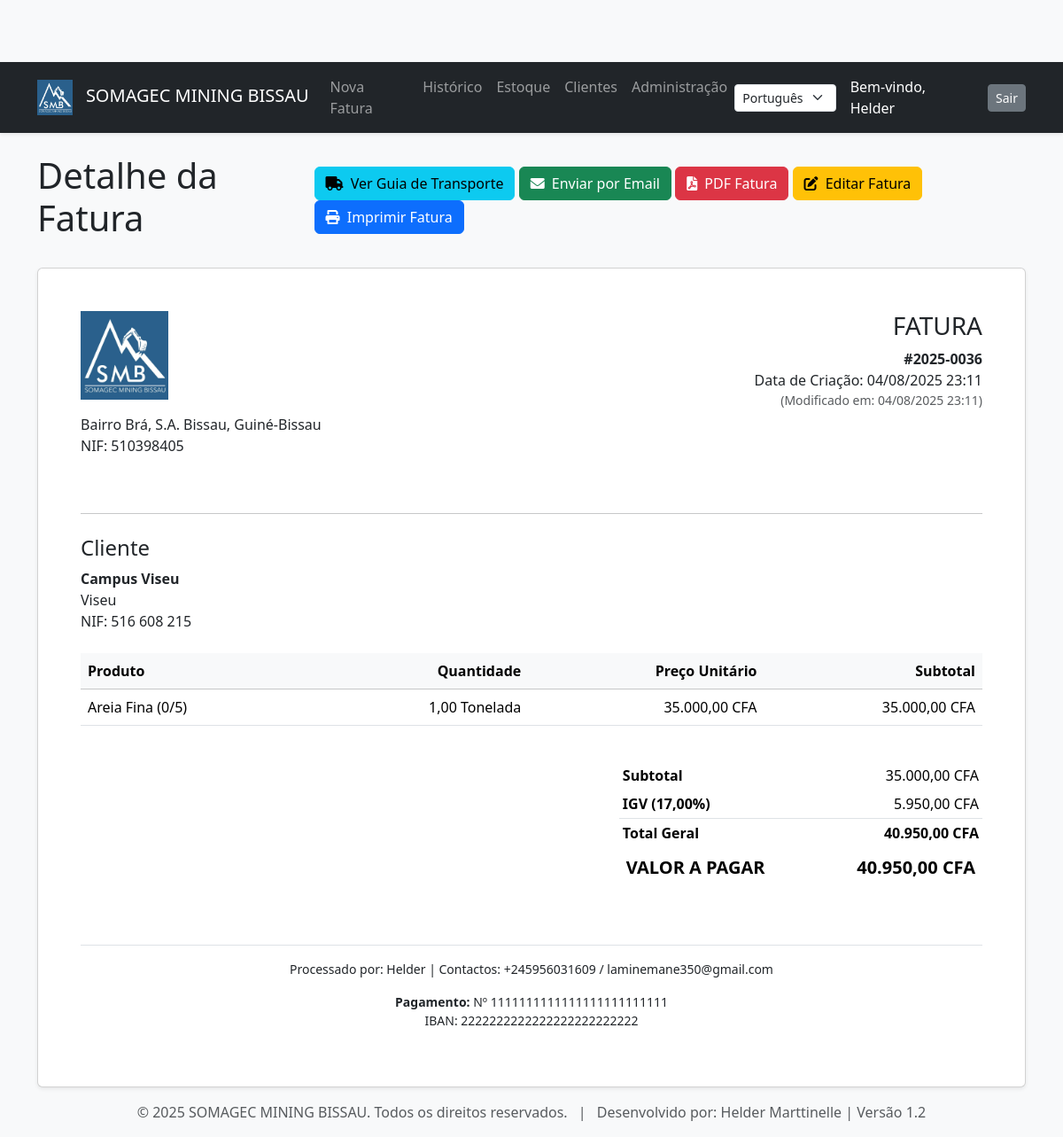
Page /faturas/37/ (signed in) on the committed database.
### stock/models.py (models this page shows, shortened)
class DadosEmpresa(models.Model):
    nome_empresa = models.CharField(_('Nome da Empresa'), max_length=255)
    logotipo = models.ImageField(_('Logotipo'), upload_to='logos/', null=True, blank=True)
    endereco = models.TextField(_('Endereço'))
    nif = models.CharField(_('NIF'), max_length=50)
    telefone = models.CharField(_('Telefone'), max_length=50)
    email = models.EmailField(_('Email'))
    dados_pagamento = models.TextField(_('Dados de Pagamento'), help_text="Ex: IBAN, conta bancária, etc.")
    class Meta:
        verbose_name = _("Dados da Empresa")
        verbose_name_plural = _("Dados da Empresa")

class Fatura(models.Model):
    cliente = models.ForeignKey(Cliente, verbose_name=_('cliente'), on_delete=models.PROTECT)
    utilizador = models.ForeignKey(User, verbose_name=_('Criado por'), on_delete=models.SET_NULL, null=True, blank=True)
    data_emissao = models.DateField(_('data de emissão'), default=timezone.now)
    modificado_por = models.ForeignKey(User, related_name='faturas_modificadas', on_delete=models.SET_NULL, null=True, blank=True, verbose_name=_('Modificado por'))
    numero_fatura = models.CharField(_('número da fatura'), max_length=50, unique=True, blank=True)
    paga = models.BooleanField(_('paga'), default=False)
    taxa_igv = models.DecimalField(_('Taxa IGV (%)'), max_digits=5, decimal_places=2, default=17.00)
    desconto = models.DecimalField(_('desconto (%)'), max_digits=5, decimal_places=2, default=0.00, help_text=_("Percentagem de desconto (ex: 5 para 5%)"))
    adiantamento = models.DecimalField(_('adiantamento (€)'), max_digits=10, decimal_places=2, default=0.00, help_text=_("Valor do adiantamento em euros"))
    criado_em = models.DateTimeField(auto_now_add=True)
    atualizado_em = models.DateTimeField(auto_now=True)
    @property
    def subtotal(self): return sum(item.subtotal for item in self.itens.all()) if self.itens.all() else Decimal('0.00')
    @property
    def valor_desconto(self): return self.subtotal * (self.desconto / Decimal(100))
    @property
    def subtotal_apos_desconto(self): return self.subtotal - self.valor_desconto
    @property
    def valor_igv(self): return self.subtotal_apos_desconto * (self.taxa_igv / Decimal(100))
    @property
    def total_geral(self): return self.subtotal_apos_desconto + self.valor_igv
    @property
    def valor_a_pagar(self): return max(self.total_geral - self.adiantamento, Decimal('0.00'))
    @property
    def foi_modificada(self):
        if not self.criado_em or not self.atualizado_em: return False
        return self.atualizado_em > self.criado_em + timedelta(seconds=1)
    class Meta:
        verbose_name = _("Fatura")
        verbose_name_plural = _("Faturas")

class Cliente(models.Model):
    nome = models.CharField(_('nome'), max_length=200)
    nif = models.CharField(_('NIF/Contribuinte'), max_length=50, blank=True)
    endereco = models.CharField(_('endereço'), max_length=255, blank=True)
    telefone = models.CharField(_('telefone'), max_length=50, blank=True)
    email = models.EmailField(_('email'), blank=True)
    criado_em = models.DateTimeField(auto_now_add=True, null=True)
    atualizado_em = models.DateTimeField(auto_now=True, null=True)
    utilizador = models.ForeignKey(settings.AUTH_USER_MODEL, on_delete=models.SET_NULL, null=True, blank=True, related_name='clientes_criados')
    modificado_por = models.ForeignKey(settings.AUTH_USER_MODEL, on_delete=models.SET_NULL, null=True, blank=True, related_name='clientes_modificados')
    class Meta:
        verbose_name = _("Cliente")
        verbose_name_plural = _("Clientes")

class ItemFatura(models.Model):
    fatura = models.ForeignKey(Fatura, related_name='itens', on_delete=models.CASCADE)
    produto = models.ForeignKey(Produto, verbose_name=_('produto'), on_delete=models.PROTECT)
    quantidade = models.DecimalField(_('quantidade'), max_digits=10, decimal_places=2, null=True, blank=True)
    preco_unitario = models.DecimalField(_('preço unitário'), max_digits=10, decimal_places=2, null=True, blank=True)
    @property
    def subtotal(self): return self.quantidade * self.preco_unitario if self.quantidade and self.preco_unitario else Decimal('0.00')

class Produto(models.Model):
    UNIDADES = [('ton', _('Tonelada')), ('m3', _('Metro Cúbico')), ('un', _('Unidade'))]
    nome = models.CharField(_('nome'), max_length=100)
    calibre = models.CharField(_('calibre'), max_length=50, blank=True)
    descricao = models.TextField(_('descrição'), blank=True)
    unidade_medida = models.CharField(_('unidade de medida'), max_length=3, choices=UNIDADES, default='ton')
    estoque_atual = models.DecimalField(_('estoque atual'), max_digits=10, decimal_places=2, default=0.00)
    preco_por_unidade = models.DecimalField(_('preço por unidade'), max_digits=10, decimal_places=2)
    criado_em = models.DateTimeField(auto_now_add=True, null=True)
    atualizado_em = models.DateTimeField(auto_now=True, null=True)
    utilizador = models.ForeignKey(settings.AUTH_USER_MODEL, on_delete=models.SET_NULL, null=True, blank=True, related_name='produtos_criados')
    modificado_por = models.ForeignKey(settings.AUTH_USER_MODEL, on_delete=models.SET_NULL, null=True, blank=True, related_name='produtos_modificados')
    class Meta:
        verbose_name = _("Produto")
        verbose_name_plural = _("Produtos")

### stock/views.py (the view)
# urls.py: path('faturas/<int:fatura_id>/', views.detalhe_fatura_view, name='detalhe_fatura'),
@login_required
def detalhe_fatura_view(request, fatura_id):
    fatura = get_object_or_404(Fatura, id=fatura_id)
    return render(request, 'stock/detalhe_fatura.html', {'fatura': fatura})

### stock/context_processors.py (called while the page is built)
def dados_empresa_processor(request):
    dados = DadosEmpresa.objects.first()
    return {'dados_empresa': dados}

### stock/templates/stock/detalhe_fatura.html (shortened to what this page needs)
{% extends "stock/base.html" %}
{% load i18n %}
{% load l10n %}
{% load humanize %}
{% block content %}
    <div class="d-flex justify-content-between align-items-center mb-4 no-print">
        <h1>{% blocktrans %}Detalhe da Fatura{% endblocktrans %}</h1>
        <div>
            {% if fatura.guia_transporte %}
                <a href="{% url 'detalhe_guia' fatura.guia_transporte.id %}" class="btn btn-info">
                    <i class="fas fa-truck me-1"></i> {% trans "Ver Guia de Transporte" %}
                </a>
            {% else %}
                <a href="{% url 'criar_guia_desde_fatura' fatura.id %}" class="btn btn-outline-primary">
                    <i class="fas fa-plus-circle me-1"></i> {% trans "Criar Guia de Transporte" %}
                </a>
            {% endif %}
            {% if fatura.cliente.email %}
                <form action="{% url 'enviar_fatura_email' fatura.id %}" method="post" class="d-inline">
                    <button type="submit" class="btn btn-success">
                        <i class="fas fa-envelope me-1"></i> {% trans "Enviar por Email" %}
                    </button>
                </form>
            {% endif %}
            <a href="{% url 'fatura_pdf' fatura.id %}" class="btn btn-danger">
                <i class="fas fa-file-pdf me-1"></i> {% trans "PDF Fatura" %}
            </a>
            <a href="{% url 'editar_fatura' fatura.id %}" class="btn btn-warning">
                <i class="fas fa-edit me-1"></i> {% trans "Editar Fatura" %}
            </a>
            <a href="{% url 'fatura_print' fatura.id %}" target="_blank" class="btn btn-primary">
                <i class="fas fa-print me-1"></i> {% trans "Imprimir Fatura" %}
            </a>
        </div>
    </div>
    <div class="card shadow-sm">
        <div class="card-body p-5">
            <div class="row mb-5">
                <div class="col-md-6">
                    {% if dados_empresa %}
                        {% if dados_empresa.logotipo %}
                            <img src="{{ dados_empresa.logotipo.url }}" alt="{{ dados_empresa.nome_empresa }}" style="max-height: 100px; max-width: 300px;">
                        {% else %}
                            <h2 class="h3">{{ dados_empresa.nome_empresa }}</h2>
                        {% endif %}
                        <p class="mb-0 mt-3">{{ dados_empresa.endereco|linebreaksbr }}</p>
                        <p>NIF: {{ dados_empresa.nif }}</p>
                    {% else %}
                        <div class="alert alert-warning">{% trans "Dados da empresa não configurados." %}</div>
                    {% endif %}
                </div>
                <div class="col-md-6 text-md-end">
                    <h2 class="h3 text-uppercase">{% trans "Fatura" %}</h2>
                    <p class="mb-0"><strong>#{{ fatura.numero_fatura }}</strong></p>
                    <p class="mb-0">{% trans "Data de Criação" %}: {{ fatura.criado_em|date:"d/m/Y H:i" }}</p>
                    {% if fatura.foi_modificada %}
                        <p class="small text-muted mb-0">({% blocktrans with mod_date=fatura.atualizado_em|date:"d/m/Y H:i" %}Modificado em: {{ mod_date }}{% endblocktrans %})</p>
                    {% endif %}
                </div>
            </div>
            <hr class="my-4">
            <div class="row mb-4">
                <div class="col-md-12">
                     <h3 class="h4">{% trans "Cliente" %}</h3>
                    <p class="mb-0"><strong>{{ fatura.cliente.nome }}</strong></p>
                    {% if fatura.cliente.endereco %}<p class="mb-0">{{ fatura.cliente.endereco }}</p>{% endif %}
                    {% if fatura.cliente.nif %}<p class="mb-0">NIF: {{ fatura.cliente.nif }}</p>{% endif %}
                </div>
            </div>
            <div class="table-responsive">
                <table class="table">
                    <thead class="table-light">
                        <tr>
                            <th>{% trans "Produto" %}</th>
                            <th class="text-end">{% trans "Quantidade" %}</th>
                            <th class="text-end">{% trans "Preço Unitário" %}</th>
                            <th class="text-end">{% trans "Subtotal" %}</th>
                        </tr>
                    </thead>
                    <tbody>
                        {% for item in fatura.itens.all %}
                        <tr>
                            <td>{{ item.produto.nome }}{% if item.produto.calibre %} ({{ item.produto.calibre }}){% endif %}</td>
                            <td class="text-end">{{ item.quantidade|floatformat:2|intcomma }} {{ item.produto.get_unidade_medida_display }}</td>
                            <td class="text-end">{{ item.preco_unitario|floatformat:2|intcomma }} CFA</td>
                            <td class="text-end">{{ item.subtotal|floatformat:2|intcomma }} CFA</td>
                        </tr>
                        {% endfor %}
                    </tbody>
                </table>
            </div>
            <div class="row justify-content-end mt-4">
                <div class="col-md-5">
                    <table class="table table-sm table-borderless">
                        <tbody>
                            <tr>
                                <th>{% trans "Subtotal" %}</th>
                                <td class="text-end">{{ fatura.subtotal|floatformat:2|intcomma }} CFA</td>
                            </tr>
                            <tr>
                                <th>{% trans "IGV" %} ({{ fatura.taxa_igv|floatformat:2 }}%)</th>
                                <td class="text-end">{{ fatura.valor_igv|floatformat:2|intcomma }} CFA</td>
                            </tr>
                            <tr class="fw-bold border-top">
                                <th>{% trans "Total Geral" %}</th>
                                <td class="text-end">{{ fatura.total_geral|floatformat:2|intcomma }} CFA</td>
                            </tr>
                            <tr class="fw-bold fs-5 bg-dark text-white rounded">
                                <th class="p-2">{% trans "VALOR A PAGAR" %}</th>
                                <td class="text-end p-2">{{ fatura.valor_a_pagar|floatformat:2|intcomma }} CFA</td>
                            </tr>
                        </tbody>
                    </table>
                </div>
            </div>
            {% if dados_empresa %}
            <div class="text-center mt-5 border-top pt-3">
                <p class="small">
                    {% trans "Processado por" %}: {{ fatura.utilizador.username|default:"N/A" }} | Contactos: {{ dados_empresa.telefone }} / {{ dados_empresa.email }}
                </p>
                <p class="small">
                    <strong>{% trans "Pagamento" %}:</strong> {{ dados_empresa.dados_pagamento|linebreaksbr }}
                </p>
            </div>
            {% endif %}
        </div>
    </div>
{% endblock %}

### stock/templates/stock/base.html (shortened to what this page needs)
{% load i18n %}
{% load static %}
<!doctype html>
<html lang="{{ request.LANGUAGE_CODE }}">
<head>
    <link href="https://cdn.jsdelivr.net/npm/bootstrap@5.3.3/dist/css/bootstrap.min.css" rel="stylesheet">
    <link rel="stylesheet" href="https://cdnjs.cloudflare.com/ajax/libs/font-awesome/6.0.0-beta3/css/all.min.css">
</head>
<body>
    <nav class="navbar navbar-expand-lg navbar-dark bg-dark sticky-top shadow-sm">
        <div class="container">
            <a class="navbar-brand" href="{% url 'home' %}">
                <img src="{% static 'stock/images/logo.png' %}" alt="Logotipo">
                SOMAGEC MINING BISSAU
            </a>
            {% if user.is_authenticated %}
            <div class="collapse navbar-collapse" id="navbarNav">
                <ul class="navbar-nav me-auto mb-2 mb-lg-0">
                    <li class="nav-item"><a class="nav-link" href="{% url 'criar_fatura' %}">{% trans "Nova Fatura" %}</a></li>
                    <li class="nav-item"><a class="nav-link" href="{% url 'lista_faturas' %}">{% trans "Histórico" %}</a></li>
                    <li class="nav-item"><a class="nav-link" href="{% url 'lista_produtos' %}">{% trans "Estoque" %}</a></li>
                    <li class="nav-item"><a class="nav-link" href="{% url 'lista_clientes' %}">{% trans "Clientes" %}</a></li>
                    {% if user.is_superuser %}
                        <li class="nav-item"><a class="nav-link" href="{% url 'admin:index' %}">{% trans "Administração" %}</a></li>
                    {% endif %}
                </ul>
                <form action="{% url 'set_language' %}" method="post" class="d-flex me-3">
                    <select name="language" onchange="this.form.submit()" class="form-select form-select-sm">
                        {% get_current_language as CURRENT_LANGUAGE %}
                        {% get_available_languages as AVAILABLE_LANGUAGES %}
                        {% for lang_code, lang_name in AVAILABLE_LANGUAGES %}
                            <option value="{{ lang_code }}" {% if lang_code == CURRENT_LANGUAGE %}selected{% endif %}>
                                {{ lang_name }}
                            </option>
                        {% endfor %}
                    </select>
                </form>
                <div class="navbar-text text-white me-3">
                    {% trans "Bem-vindo" %}, {{ user.username }}
                </div>
                <form action="{% url 'logout' %}" method="post" class="d-flex">
                    <button type="submit" class="btn btn-secondary btn-sm">{% trans "Sair" %}</button>
                </form>
            </div>
            {% endif %}
        </div>
    </nav>
    <main class="container mt-4">
        {% block content %}
        {% endblock %}
    </main>
    <footer class="text-center text-muted mt-auto py-3 bg-light">
        <div class="container">
            <span>&copy; {% now "Y" %} SOMAGEC MINING BISSAU. {% trans "Todos os direitos reservados." %}</span>
            <span class="mx-2">|</span>
            <span>{% trans "Desenvolvido por" %}: Helder Marttinelle | Versão 1.2 </span>
        </div>
    </footer>
</body>
</html>

### stock/templates/stock/base.html (style rules this page uses)
body { background-color: #f8f9fa; padding-top: 70px; }
.navbar-brand img { max-height: 40px; margin-right: 10px; }
main { flex-grow: 1; }

### rows in the picture
DadosEmpresa: logotipo (picture), endereco "Bairro Brá, S.A. Bissau, Guiné-Bissau", nif "510398405", telefone "+245956031609", email "laminemane350@gmail.com", dados_pagamento "Nº 1111111111111111111111111 IBAN: 2222222222222222222222222"
Fatura: numero_fatura "2025-0036", criado_em "04/08/2025 23:11", cliente.nome "Campus Viseu", cliente.endereco "Viseu", cliente.nif "516 608 215", subtotal "35.000,00", taxa_igv "17,00", valor_igv "5.950,00", total_geral "40.950,00", valor_a_pagar "40.950,00", utilizador.username "Helder"
ItemFatura: produto.nome "Areia Fina", produto.calibre "0/5", quantidade "1,00", produto.unidade_medida "Tonelada", preco_unitario "35.000,00", subtotal "35.000,00"

### other values in the picture
{{ user.username }} "Helder"
form field language "Português"
